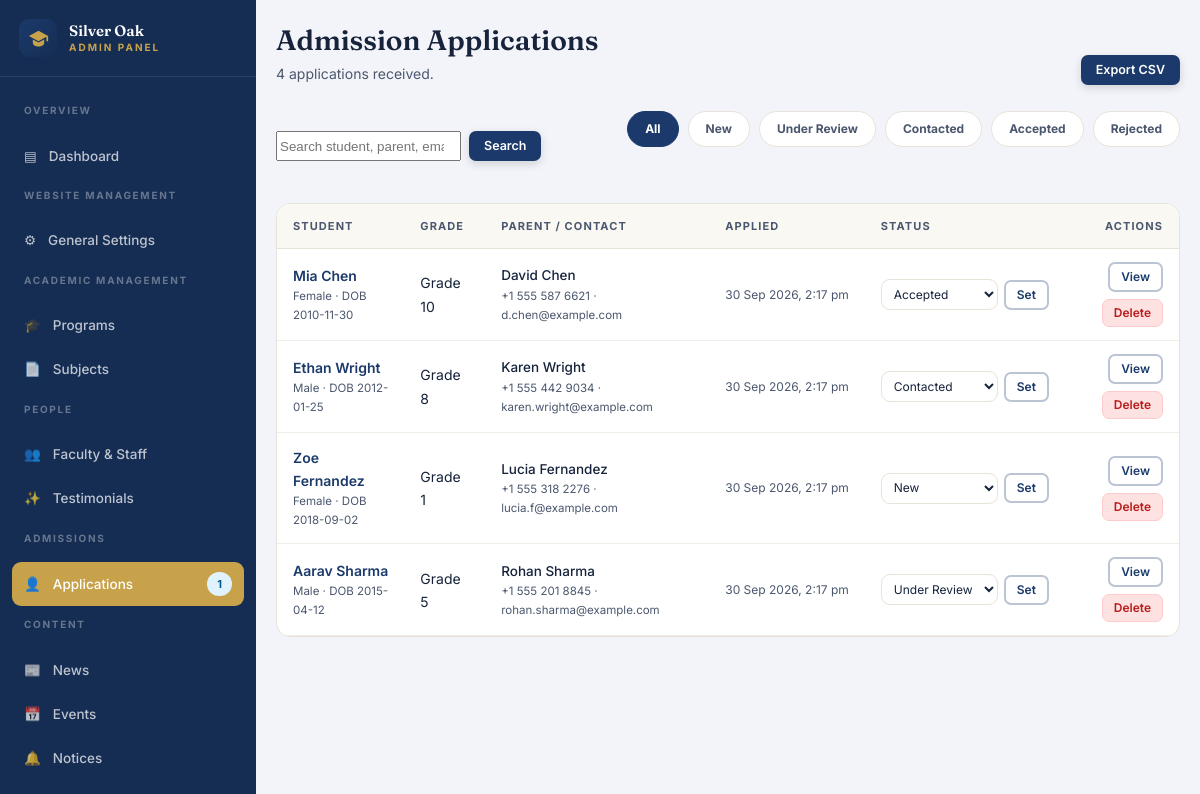
Screenshot of /admin/admissions.php (signed in) with the database file from the repository.
### tables this page shows
CREATE TABLE IF NOT EXISTS admissions (
  id                INT UNSIGNED NOT NULL AUTO_INCREMENT,
  student_name      VARCHAR(160) NOT NULL,
  dob               VARCHAR(20)  NOT NULL DEFAULT '',
  gender            VARCHAR(20)  NOT NULL DEFAULT '',
  grade             VARCHAR(20)  NOT NULL DEFAULT '',
  previous_school   VARCHAR(200) NOT NULL DEFAULT '',
  parent_name       VARCHAR(160) NOT NULL DEFAULT '',
  relationship      VARCHAR(40)  NOT NULL DEFAULT '',
  phone             VARCHAR(40)  NOT NULL DEFAULT '',
  email             VARCHAR(160) NOT NULL DEFAULT '',
  address           TEXT,
  emergency_contact VARCHAR(200) NOT NULL DEFAULT '',
  additional_info   TEXT,
  document          VARCHAR(255) NOT NULL DEFAULT '',
  status            VARCHAR(20)  NOT NULL DEFAULT 'new',
  created_at        TIMESTAMP    NOT NULL DEFAULT CURRENT_TIMESTAMP,
  PRIMARY KEY (id),
  KEY admissions_status_idx (status),
  KEY admissions_created_idx (created_at)
);

### includes/security.php (called while the page is built, shortened)
<?php
function e($value): string
{
    return htmlspecialchars((string) $value, ENT_QUOTES | ENT_SUBSTITUTE, 'UTF-8');
}

### includes/functions.php (called while the page is built, shortened)
<?php
function all_settings(): array
{
    static $cache = null;
    if ($cache !== null) {
        return $cache;
    }
    $cache = DEFAULT_SETTINGS;
    try {
        foreach (fetch_all('SELECT `key`, value FROM settings') as $row) {
            if ($row['value'] !== null && $row['value'] !== '') {
                $cache[$row['key']] = $row['value'];
            }
        }
    } catch (Throwable $e) {
    }
    return $cache;
}
function setting(string $key, string $fallback = ''): string
{
    $all = all_settings();
    return isset($all[$key]) && $all[$key] !== '' ? $all[$key] : $fallback;
}
function fmt_date($value, string $format = 'j F Y'): string
{
    $ts = is_numeric($value) ? (int) $value : strtotime($value);
    return $ts ? date($format, $ts) : '—';
}
function fmt_datetime($value): string
{
    return fmt_date($value, 'j M Y, g:i a');
}
function asset_url(?string $path): string
{
    $p = is_string($path) ? trim($path) : '';
    if ($p === '') {
        return '';
    }
    return BASE_URL . $p;
}
function setting_asset(string $key, string $fallback = ''): string
{
    $v = asset_url(setting($key));
    return $v !== '' ? $v : $fallback;
}

### includes/database.php (called while the page is built, shortened)
<?php
function db(): PDO
{
    static $pdo = null;
    if ($pdo instanceof PDO) {
        return $pdo;
    }
    $dsn = 'mysql:host=' . DB_HOST . ';dbname=' . DB_NAME . ';charset=' . DB_CHARSET;
    try {
        $pdo = new PDO($dsn, DB_USER, DB_PASS, [
            PDO::ATTR_ERRMODE            => PDO::ERRMODE_EXCEPTION,
            PDO::ATTR_DEFAULT_FETCH_MODE => PDO::FETCH_ASSOC,
            PDO::ATTR_EMULATE_PREPARES   => false,
        ]);
    } catch (PDOException $e) {
        http_response_code(500);
        error_log('DB connection failed: ' . $e->getMessage());
        exit('Database connection failed. Please check includes/config.php.');
    }
    return $pdo;
}
function q(string $sql, array $params = []): PDOStatement
{
    $stmt = db()->prepare($sql);
    $stmt->execute($params);
    return $stmt;
}
function fetch_all(string $sql, array $params = []): array
{
    return q($sql, $params)->fetchAll();
}
function fetch_val(string $sql, array $params = [])
{
    $v = q($sql, $params)->fetchColumn();
    return $v === false ? null : $v;
}

### admin/admissions.php (the view, shortened to what this page needs)
<?php
require dirname(__DIR__) . '/includes/database.php';
require dirname(__DIR__) . '/includes/security.php';
require dirname(__DIR__) . '/includes/functions.php';
$statuses = ['new' => 'New', 'under_review' => 'Under Review', 'contacted' => 'Contacted',
             'accepted' => 'Accepted', 'rejected' => 'Rejected'];
$search  = trim((string) ($_GET['q'] ?? ''));
$status  = trim((string) ($_GET['status'] ?? ''));
$page    = max(1, (int) ($_GET['page'] ?? 1));
$perPage = 12;
    ?>
    <?php
$where  = ['1=1'];
$params = [];
$whereSql = implode(' AND ', $where);
$total = (int) fetch_val("SELECT COUNT(*) FROM admissions WHERE $whereSql", $params);
$pages = max(1, (int) ceil($total / $perPage));
$page  = min($page, $pages);
$rows  = fetch_all("SELECT * FROM admissions WHERE $whereSql ORDER BY created_at DESC LIMIT $perPage OFFSET " . (($page - 1) * $perPage), $params);
$qs = function (array $over = []) use ($search, $status) {
    $p = array_filter(['q' => $search, 'status' => $status], fn ($v) => $v !== '');
    foreach ($over as $k => $v) {
        if ($v === '' || $v === null) { unset($p[$k]); } else { $p[$k] = $v; }
    }
    return BASE_URL . 'admin/admissions.php' . ($p ? '?' . http_build_query($p) : '');
};
$adminActions = '<a class="btn btn-accent btn-sm" href="' . e(BASE_URL) . 'admin/export.php?type=admissions">Export CSV</a>';
require __DIR__ . '/includes/header.php';
?>
<div class="filters-bar">
  <form class="search-form" method="get" action="<?= e(BASE_URL) ?>admin/admissions.php">
    <input type="search" name="q" value="<?= e($search) ?>" placeholder="Search student, parent, email…">
    <button class="btn btn-accent btn-sm" type="submit">Search</button>
  </form>
  <div class="filters">
    <a class="<?= $status === '' ? 'is-current' : '' ?>" href="<?= e($qs(['status' => null, 'page' => null])) ?>">All</a>
    <?php foreach ($statuses as $k => $v): ?>
      <a class="<?= $status === $k ? 'is-current' : '' ?>" href="<?= e($qs(['status' => $k, 'page' => null])) ?>"><?= e($v) ?></a>
    <?php endforeach; ?>
  </div>
</div>
<div class="table-wrap">
  <table>
    <thead><tr><th>Student</th><th>Grade</th><th>Parent / Contact</th><th>Applied</th><th>Status</th><th class="t-right">Actions</th></tr></thead>
    <tbody>
    <?php foreach ($rows as $r): ?>
      <tr>
        <td>
          <a style="color:var(--accent);font-weight:600" href="<?= e($qs(['view' => $r['id']])) ?>"><?= e($r['student_name']) ?></a>
          <span style="display:block;font-size:11.5px;color:var(--ink-soft)"><?= e($r['gender']) ?> · DOB <?= e($r['dob']) ?></span>
        </td>
        <td><?= e($r['grade']) ?></td>
        <td>
          <span style="display:block;font-size:13.5px;font-weight:500"><?= e($r['parent_name']) ?></span>
          <span style="display:block;font-size:11.5px;color:var(--ink-soft)"><?= e($r['phone']) ?> · <?= e($r['email']) ?></span>
        </td>
        <td style="white-space:nowrap;font-size:12px;color:var(--ink-soft)"><?= e(fmt_datetime($r['created_at'])) ?></td>
        <td>
          <form method="post" style="display:flex;gap:6px;align-items:center">
            <select name="status" style="padding:6px 8px;font-size:12px;width:auto">
              <?php foreach ($statuses as $k => $v): ?>
                <option value="<?= e($k) ?>" <?= $r['status'] === $k ? 'selected' : '' ?>><?= e($v) ?></option>
              <?php endforeach; ?>
            </select>
            <button class="btn btn-outline btn-icon" type="submit">Set</button>
          </form>
        </td>
        <td>
          <div class="actions">
            <a class="btn btn-outline btn-icon" href="<?= e($qs(['view' => $r['id']])) ?>">View</a>
            <form method="post" data-confirm="Delete the application for <?= e($r['student_name']) ?>? This cannot be undone.">
              <button class="btn btn-danger btn-icon" type="submit">Delete</button>
            </form>
          </div>
        </td>
      </tr>
    <?php endforeach; ?>
    </tbody>
  </table>
</div>
<?php require __DIR__ . '/includes/footer.php'; ?>

### assets/css/style.css (style rules this page uses)
:root { --accent: #1b3a6b; --accent-deep: color-mix(in srgb, var(--accent) 78%, #000); --accent-soft: color-mix(in srgb, var(--accent) 8%, #fff); --gold: #c8a24b; --gold-deep: #a5823a; --ink: #16233b; --ink-soft: #4b576e; --line: #e8e3d8; --cream: #faf8f3; --page: #fffdf9; --radius: 14px; --shadow: 0 1px 3px rgba(22, 35, 59, .07); --shadow-lg: 0 22px 45px -20px rgba(22, 35, 59, .3); }
* { box-sizing: border-box; }
html { scroll-behavior: smooth; }
body { margin: 0; background: var(--page); color: var(--ink); font: 400 16px/1.65 "Inter", system-ui, -apple-system, "Segoe UI", sans-serif; -webkit-font-smoothing: antialiased; }
a { color: inherit; text-decoration: none; }
.btn { display: inline-flex; align-items: center; justify-content: center; gap: 8px; padding: 13px 26px; border-radius: 9px; border: 0; cursor: pointer; font: 600 14px/1 "Inter", sans-serif; transition: all .2s ease; text-align: center; }
.btn-sm { padding: 9px 15px; font-size: 12.5px; border-radius: 7px; }
.btn-accent { background: var(--accent); color: #fff; box-shadow: 0 3px 10px rgba(0,0,0,.14); }
.btn-outline { border: 2px solid color-mix(in srgb, var(--accent) 30%, #fff); color: var(--accent); background: transparent; }
.btn-danger { background: #fee2e2; color: #b91c1c; border: 1px solid #fecaca; }
input[type=text], input[type=email], input[type=tel], input[type=date], input[type=datetime-local], input[type=password], input[type=number], input[type=url], input[type=color], select, textarea { width: 100%; padding: 11px 13px; border: 1px solid var(--line); border-radius: 9px; background: #fff; color: var(--ink); font: 400 14px/1.5 "Inter", sans-serif; transition: border-color .18s, box-shadow .18s; }
.table-wrap { overflow-x: auto; background: #fff; border: 1px solid var(--line); border-radius: var(--radius); }
table { width: 100%; border-collapse: collapse; font-size: 14px; min-width: 640px; }
th { background: var(--cream); text-align: left; font-size: 11px; font-weight: 700; letter-spacing: .1em; text-transform: uppercase; color: var(--ink-soft); padding: 13px 16px; border-bottom: 1px solid var(--line); }
td { padding: 13px 16px; border-bottom: 1px solid color-mix(in srgb, var(--line) 65%, #fff); vertical-align: middle; }
.t-right { text-align: right; }
.filters { display: flex; flex-wrap: wrap; justify-content: center; gap: 9px; margin-bottom: 34px; }
.filters a { padding: 7px 17px; border-radius: 99px; font-size: 12px; font-weight: 700; border: 1px solid var(--line); background: #fff; color: var(--ink-soft); }
.filters .is-current { background: var(--accent); color: #fff; border-color: var(--accent); }
.admin-body { background: #f2f4f9; }
.filters-bar { display: flex; flex-wrap: wrap; gap: 13px; justify-content: space-between; margin-bottom: 22px; align-items: center; }
.search-form { display: flex; gap: 8px; flex: 1; min-width: 260px; max-width: 420px; }
.actions { display: flex; gap: 7px; justify-content: flex-end; flex-wrap: wrap; }
.btn-icon { padding: 7px 11px; font-size: 12px; border-radius: 7px; }

### rows the page displays
admissions: student_name "Mia Chen", gender "Female", dob "2010-11-30", grade "Grade 10", parent_name "David Chen", phone "+1 555 587 6621", email "d.chen@example.com", created_at "30 Sep 2026, 2:17 pm", status "Accepted"
admissions: student_name "Ethan Wright", gender "Male", dob "2012-01-25", grade "Grade 8", parent_name "Karen Wright", phone "+1 555 442 9034", email "karen.wright@example.com", created_at "30 Sep 2026, 2:17 pm", status "Contacted"
admissions: student_name "Zoe Fernandez", gender "Female", dob "2018-09-02", grade "Grade 1", parent_name "Lucia Fernandez", phone "+1 555 318 2276", email "lucia.f@example.com", created_at "30 Sep 2026, 2:17 pm", status "New"
admissions: student_name "Aarav Sharma", gender "Male", dob "2015-04-12", grade "Grade 5", parent_name "Rohan Sharma", phone "+1 555 201 8845", email "rohan.sharma@example.com", created_at "30 Sep 2026, 2:17 pm", status "Under Review"

### other values shown
setting('school_short') "Silver Oak"
$label "OVERVIEW"
$icon "▤"
$text "Dashboard"
$label "WEBSITE MANAGEMENT"
$icon "⚙"
$text "General Settings"
$label "ACADEMIC MANAGEMENT"
$icon "🎓"
$text "Programs"
$icon "📄"
$text "Subjects"
$label "PEOPLE"
$icon "👥"
$text "Faculty & Staff"
